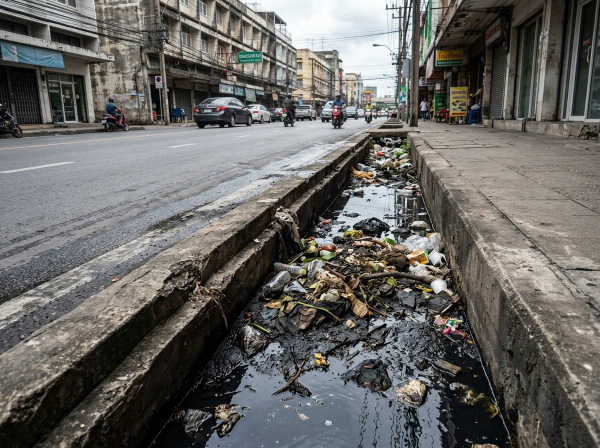
#> input picture backend/sample_test_images/drainage_no_gps.jpg, 1200 x 896 px (shown at 1/2 size)
$ python crop_stamp.py ../sample_test_images/drainage_no_gps.jpg out.png ../sample_test_images/garbage_no_gps.jpg
#> lines starting #> are read from the running program, lines starting #| are printed output that depends on the picture
import sys
from PIL import Image, ImageEnhance

if len(sys.argv) < 3:
    sys.exit(1)

src = sys.argv[1]
dst = sys.argv[2]
mode = sys.argv[3] if len(sys.argv) > 3 else "bottom"

try:
    with Image.open(src) as im:
#> im is the input picture: PIL image 1200x896 RGB; mean R, G, B 103.4, 101.9, 99.3
        w, h = im.size
#> w = 1200; h = 896
        if mode == "top":
            crop = im.crop((0, 0, w, int(h * 0.22)))
        else:
            # Lower section where 99% of GPS Map Camera / Solocator stamps are placed
            crop = im.crop((0, int(h * 0.58), w, int(h * 0.98)))
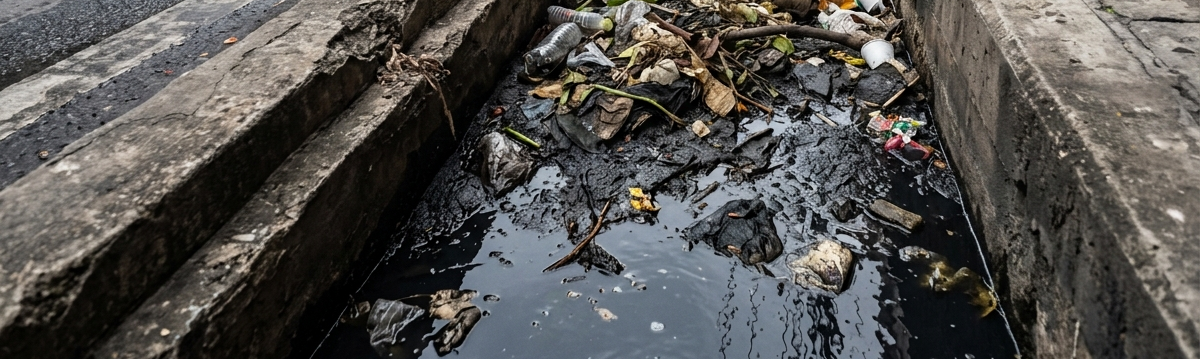
#> crop: PIL image 1200x359 RGB; mean R, G, B 82.6, 80.7, 77.9

        target_w = 900
        if crop.width < target_w:
            scale = min(2.2, target_w / crop.width)
            crop = crop.resize((int(crop.width * scale), int(crop.height * scale)), Image.Resampling.BILINEAR)
        elif crop.width > 1200:
            scale = 1200 / crop.width
            crop = crop.resize((int(crop.width * scale), int(crop.height * scale)), Image.Resampling.BILINEAR)

        # Convert to high-contrast grayscale for ultra-fast character recognition
        gray = crop.convert("L")
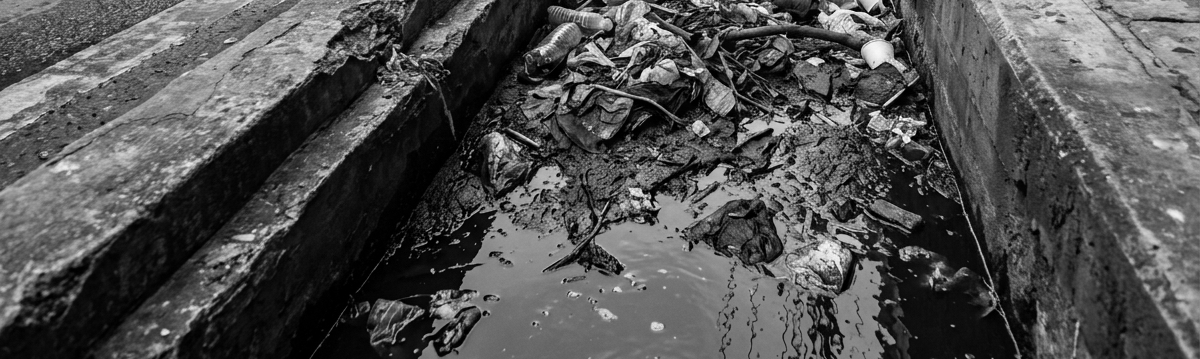
#> gray: PIL image 1200x359 L; min 0, max 254, mean 80.9
        enhancer = ImageEnhance.Contrast(gray)
        enhanced = enhancer.enhance(2.0)
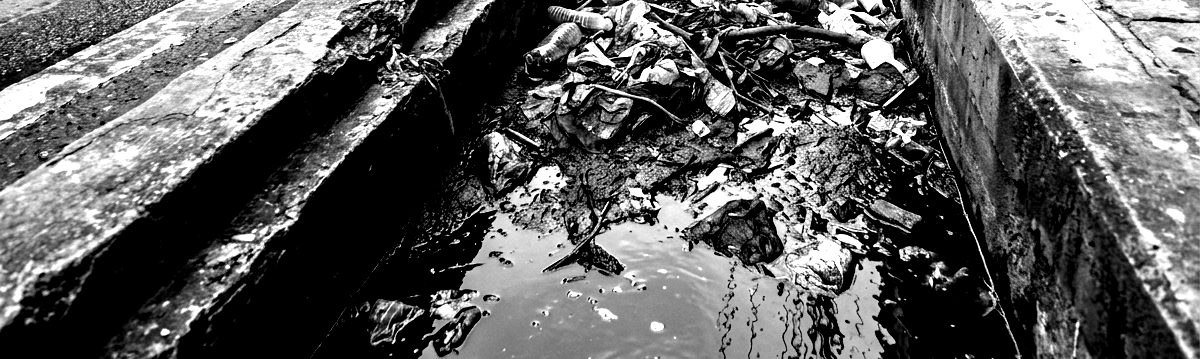
#> enhanced: PIL image 1200x359 L; min 0, max 255, mean 93.8
        enhanced.save(dst)
        sys.exit(0)
#> (the program exits here)

$ run again, on backend/sample_test_images/normal_road_clean_no_gps.jpg
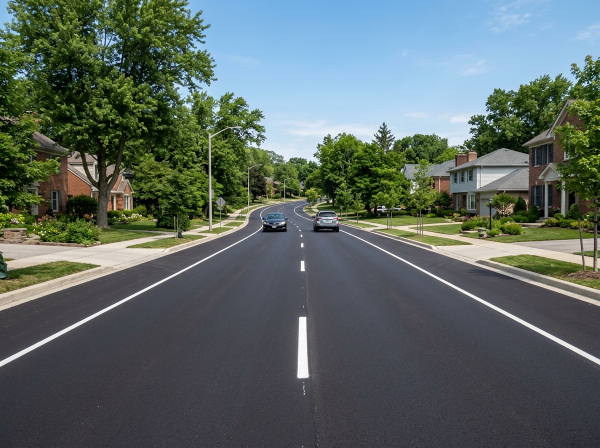
#> input picture backend/sample_test_images/normal_road_clean_no_gps.jpg, 1200 x 896 px (shown at 1/2 size)
#> im is the input picture: PIL image 1200x896 RGB; mean R, G, B 91.8, 103.8, 100
#> `gray = crop.convert("L")`:
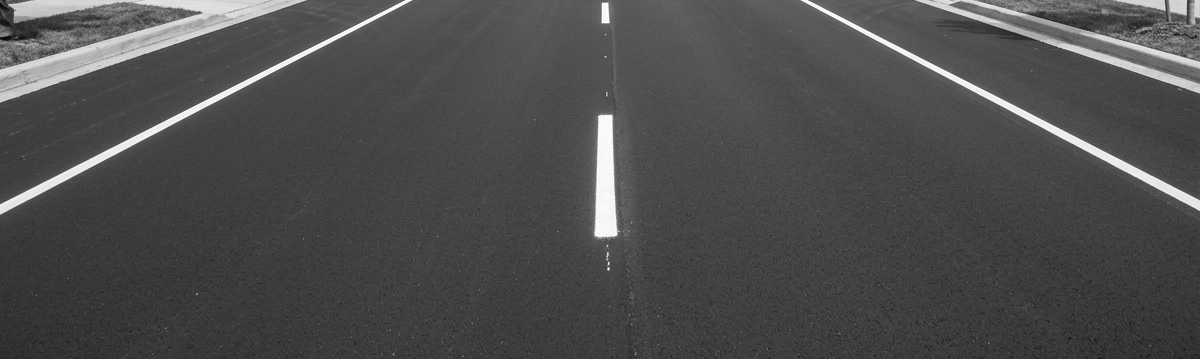
#> gray: PIL image 1200x359 L; min 3, max 255, mean 77.2
#> `enhanced = enhancer.enhance(2.0)`:
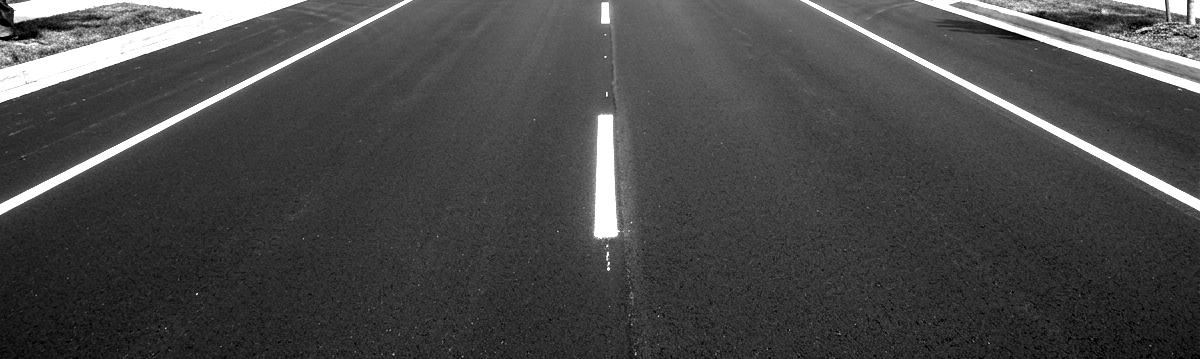
#> enhanced: PIL image 1200x359 L; min 0, max 255, mean 72.7

$ run again, on backend/sample_test_images/pothole_no_gps.jpg
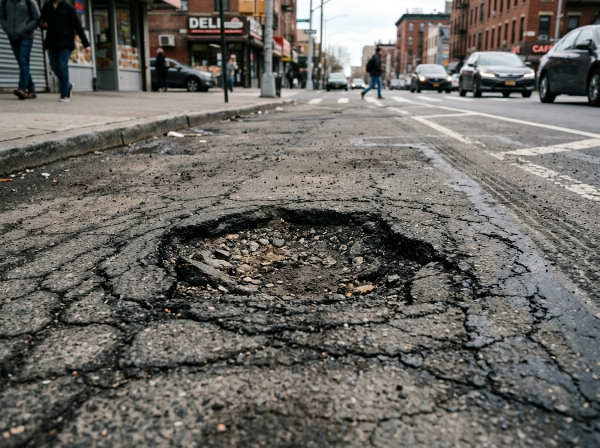
#> input picture backend/sample_test_images/pothole_no_gps.jpg, 1200 x 896 px (shown at 1/2 size)
#> im is the input picture: PIL image 1200x896 RGB; mean R, G, B 106.9, 104.2, 99.5
#> `crop = im.crop((0, int(h * 0.58), w, int(h * 0.98)))`:
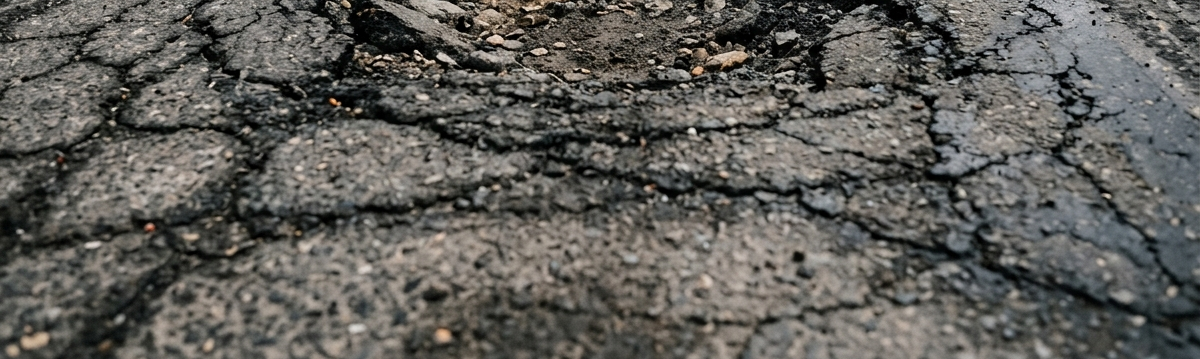
#> crop: PIL image 1200x359 RGB; mean R, G, B 95, 93.7, 89.2
#> `enhanced = enhancer.enhance(2.0)`:
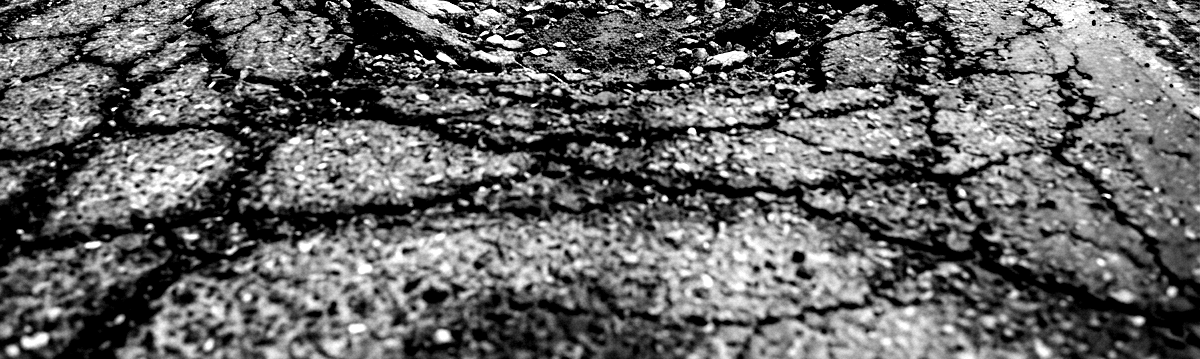
#> enhanced: PIL image 1200x359 L; min 0, max 255, mean 100.6
